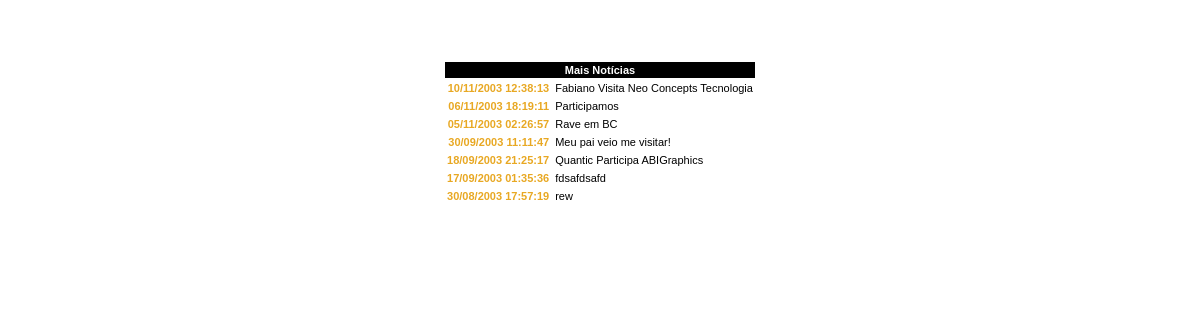
The page /vernoticia.php on the database its author committed.
### tables this page shows
CREATE TABLE IF NOT EXISTS `noticias` (
  `cd` int(10) unsigned NOT NULL auto_increment,
  `publicador_cd` int(10) unsigned NOT NULL default '0',
  `publicador_usuario` varchar(15) NOT NULL default '',
  `data_criacao` datetime NOT NULL default '0000-00-00 00:00:00',
  `data_inicio` date NOT NULL default '0000-00-00',
  `data_termino` date NOT NULL default '0000-00-00',
  `titulo` varchar(255) NOT NULL default '',
  `conteudo` blob NOT NULL,
  PRIMARY KEY  (`cd`),
  KEY `publicador_usuario` (`publicador_usuario`,`titulo`)
);

### www/includes/funcao_data.php (called while the page is built)
<?php
function formatadata($entrada){
	if($entrada != ""){
		list($data, $hora) = split(" ", $entrada);
		list($ano, $mes, $dia) = split("-", $data);
		return $dia . "/" . $mes . "/" . $ano . " " . $hora;
	}
}
?>

### www/vernoticia.php (the view, shortened to what this page needs)
<?php
$cd = $_GET["cd"];
$result = mysql_query("SELECT titulo, conteudo FROM noticias WHERE cd='" . $cd . "'")or die("Erro ao acessar registros no Banco de dados: " . mysql_error());
$noticia = mysql_fetch_array($result, MYSQL_ASSOC);
?>
<html>
<head>
</head>
<body>
<?php
$pagina = $_POST["pagina"];
$qtd = $_POST["qtd"];
$filtro = trim($_POST["filtro"]);
if ($pagina < 1 || $pagina == ""){
	$pagina = 1;
}
if ($qtd == ""){
	$qtd = 20;
}
$limite = ($qtd * ($pagina -1));
$query_limit = " LIMIT " . $limite . "," . $qtd;
if ($filtro != "") $result = mysql_query("SELECT cd, data_criacao, titulo FROM noticias" . $filtro_sql . "order by data_criacao DESC" . $query_limit) or die("Erro ao acessar registros no Banco de dados: " . mysql_error());
else $result = mysql_query("SELECT cd, data_criacao, titulo FROM noticias order by data_criacao DESC" . $query_limit) or die("Erro ao acessar registros no Banco de dados: " . mysql_error());
$query = "SELECT COUNT(*) FROM noticias";
$tmp = mysql_fetch_row(mysql_query($query));
$eof = $tmp[0];
require("includes/funcao_data.php");
?>
<table width="100%" border="0" cellspacing="1" cellpadding="1">
  <tr>
    <td align="center" valign="top">
      <table width="80%">
			<tr>
				<td align="center" class="campotxt"><b><?=$noticia['titulo']?></b></td>
			</tr>
			<tr>
				<td align="left" class="campotxt"><?=$noticia['conteudo']?></td>
			</tr>
		</table>
    </td>
  </tr>
</table>
<br>
<br>
<?php
if ($eof > 1){ ?>
<table width="100%" border="0" cellspacing="1" cellpadding="1">
  <tr>
    <td align="center" valign="top">
      <table class="campotxt" cellpadding="2" cellspacing="2">
	  		<tr>
				<td colspan="2" bgcolor="#000000" style="color: white;" align="center"><b>Mais Notícias</b></td>
			</tr>
			<?php for($i = 0; $i < $qtd; $i++){
					$noticia = mysql_fetch_array($result, MYSQL_ASSOC);
					if ($noticia['cd'] != $cd){?>
						<tr>
							<td align="right"><a href="javascript: location = 'vernoticia.php?cd=<?=$noticia['cd']?>';"><b><?=formatadata($noticia['data_criacao'])?></b></a></td>
							<td align="left"><?=$noticia['titulo']?></td>
						</tr>
			<?php }
				 } ?>
		</table>
	</td>
  </tr>
</table>
<? } ?>
</body>
</html>

### www/vernoticia.php (style rules this page uses)
BODY { scrollbar-arrow-color:#FFFFFF; scrollbar-track-color:#FFFFFF; scrollbar-shadow-color:#FFFFFF; scrollbar-face-color:#767877; scrollbar-highlight-color:#FFFFFF; scrollbar-darkshadow-color:#FFFFFF; scrollbar-3dlight-color:#FFFFFF; }
a:link { font-family: Arial, Helvetica, sans-serif; font-size: 11px; font-weight: bold; color: #E8A823; text-decoration: none; }

### rows shown on the page
noticias: data_criacao "10/11/2003 12:38:13", titulo "Fabiano Visita Neo Concepts Tecnologia"
noticias: data_criacao "06/11/2003 18:19:11", titulo "Participamos"
noticias: data_criacao "05/11/2003 02:26:57", titulo "Rave em BC"
noticias: data_criacao "30/09/2003 11:11:47", titulo "Meu pai veio me visitar!"
noticias: data_criacao "18/09/2003 21:25:17", titulo "Quantic Participa ABIGraphics"
noticias: data_criacao "17/09/2003 01:35:36", titulo "fdsafdsafd"
noticias: data_criacao "30/08/2003 17:57:19", titulo "rew"
